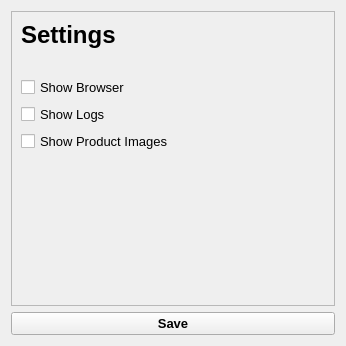
<?xml version="1.0" encoding="UTF-8"?>
<ui version="4.0">
 <class>SettingsWindow</class>
 <widget class="QWidget" name="SettingsWindow">
  <property name="geometry">
   <rect>
    <x>0</x>
    <y>0</y>
    <width>346</width>
    <height>346</height>
   </rect>
  </property>
  <property name="minimumSize">
   <size>
    <width>346</width>
    <height>346</height>
   </size>
  </property>
  <property name="maximumSize">
   <size>
    <width>346</width>
    <height>346</height>
   </size>
  </property>
  <property name="windowTitle">
   <string>Form</string>
  </property>
  <layout class="QVBoxLayout" name="verticalLayout">
   <item>
    <widget class="QFrame" name="frame">
     <property name="frameShape">
      <enum>QFrame::StyledPanel</enum>
     </property>
     <property name="frameShadow">
      <enum>QFrame::Raised</enum>
     </property>
     <layout class="QVBoxLayout" name="verticalLayout_2">
      <item>
       <widget class="QLabel" name="label">
        <property name="minimumSize">
         <size>
          <width>0</width>
          <height>50</height>
         </size>
        </property>
        <property name="maximumSize">
         <size>
          <width>16777215</width>
          <height>16777215</height>
         </size>
        </property>
        <property name="font">
         <font>
          <family>Segoe UI</family>
          <pointsize>18</pointsize>
          <weight>75</weight>
          <bold>true</bold>
         </font>
        </property>
        <property name="text">
         <string>Settings</string>
        </property>
        <property name="alignment">
         <set>Qt::AlignLeading|Qt::AlignLeft|Qt::AlignTop</set>
        </property>
       </widget>
      </item>
      <item>
       <widget class="QCheckBox" name="checkBox">
        <property name="font">
         <font>
          <family>Segoe UI</family>
          <pointsize>10</pointsize>
         </font>
        </property>
        <property name="text">
         <string>Show Browser</string>
        </property>
       </widget>
      </item>
      <item>
       <widget class="QCheckBox" name="checkBox_2">
        <property name="font">
         <font>
          <family>Segoe UI</family>
          <pointsize>10</pointsize>
         </font>
        </property>
        <property name="text">
         <string>Show Logs</string>
        </property>
       </widget>
      </item>
      <item>
       <widget class="QCheckBox" name="checkBox_3">
        <property name="font">
         <font>
          <family>Segoe UI</family>
          <pointsize>10</pointsize>
         </font>
        </property>
        <property name="text">
         <string>Show Product Images</string>
        </property>
       </widget>
      </item>
      <item>
       <spacer name="verticalSpacer">
        <property name="orientation">
         <enum>Qt::Vertical</enum>
        </property>
        <property name="sizeHint" stdset="0">
         <size>
          <width>20</width>
          <height>40</height>
         </size>
        </property>
       </spacer>
      </item>
     </layout>
    </widget>
   </item>
   <item>
    <widget class="QPushButton" name="save_button">
     <property name="sizePolicy">
      <sizepolicy hsizetype="Minimum" vsizetype="Minimum">
       <horstretch>0</horstretch>
       <verstretch>0</verstretch>
      </sizepolicy>
     </property>
     <property name="maximumSize">
      <size>
       <width>16777215</width>
       <height>32</height>
      </size>
     </property>
     <property name="font">
      <font>
       <family>Segoe UI</family>
       <pointsize>10</pointsize>
       <weight>75</weight>
       <bold>true</bold>
      </font>
     </property>
     <property name="text">
      <string>Save</string>
     </property>
     <property name="flat">
      <bool>false</bool>
     </property>
    </widget>
   </item>
  </layout>
 </widget>
 <resources/>
 <connections/>
</ui>
